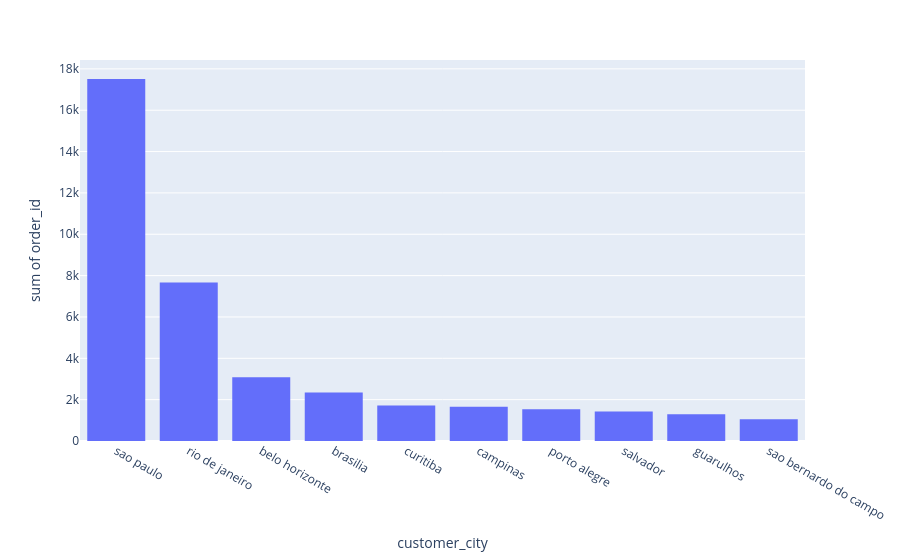

The cell this chart's notebook holds for it:
### Code cell
fig = px.histogram(location_orders, x='customer_city',y='order_id')
fig.show()

### Figure 1 — Plotly figure (JSON) as saved in the notebook; plotly's stock layout.template omitted (floating-point values rounded to 4 significant figures)
{"data": [{"bingroup": "x", "histfunc": "sum", "hovertemplate": "customer_city=%{x}<br>sum of order_id=%{y}<extra></extra>", "legendgroup": "", "marker": {"color": "#636efa", "pattern": {"shape": ""}}, "name": "", "orientation": "v", "showlegend": false, "type": "histogram", "x": ["sao paulo", "rio de janeiro", "belo horizonte", "brasilia", "curitiba", "campinas", "porto alegre", "salvador", "guarulhos", "sao bernardo do campo"], "xaxis": "x", "y": [17507, 7667, 3081, 2341, 1719, 1653, 1535, 1426, 1299, 1054], "yaxis": "y"}], "layout": {"barmode": "relative", "legend": {"tracegroupgap": 0}, "margin": {"t": 60}, "xaxis": {"anchor": "y", "domain": [0, 1], "title": {"text": "customer_city"}}, "yaxis": {"anchor": "x", "domain": [0, 1], "title": {"text": "sum of order_id"}}}}
